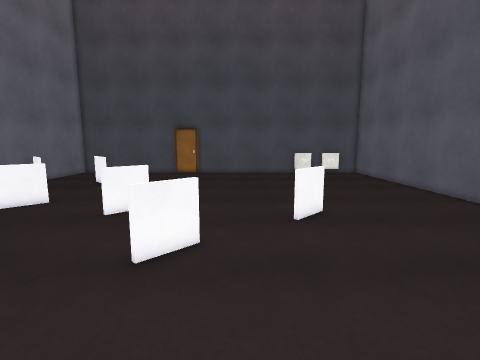
[1] (above)

16 first-person views from a walk through a 3-D level made in the Unity game engine. The camera is 1.5 m above the floor, tilts 8° down and sees 85° across. The floor is counted in squares, 0.5 m on a side. Each view is taken from the middle of a square. On the plan, view 1 faces up. The plan holds only what a view shows up to about 19 squares ahead; the rest is blank. The player is left out. Surface patterns are stand-ins for the level's own textures.

[2]
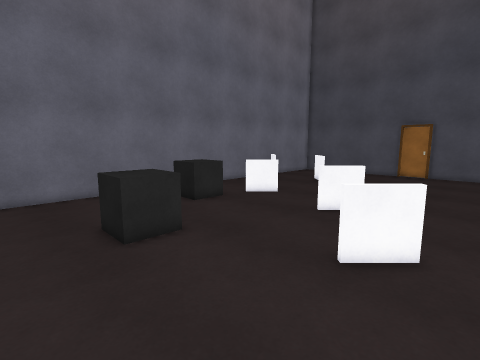

[3]
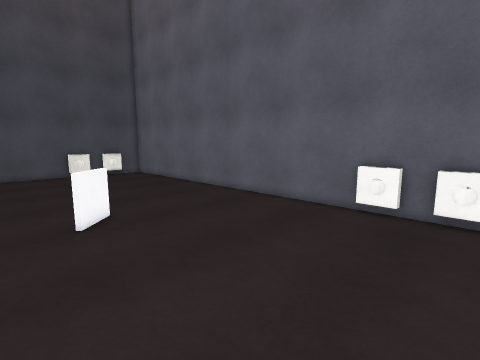

[4]
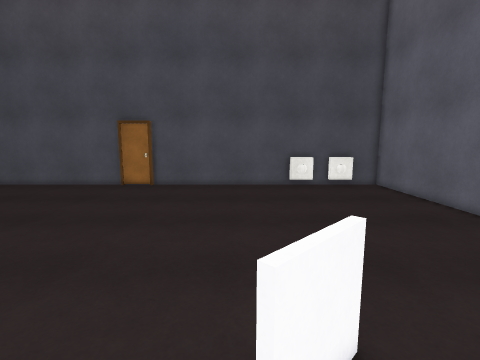

[5]
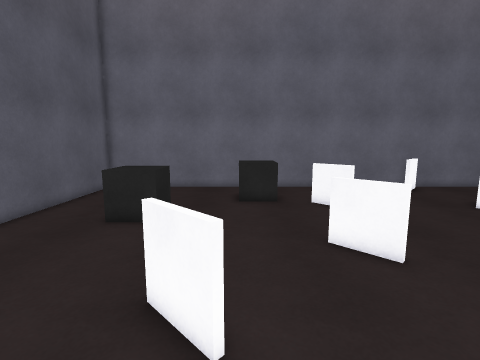

[6]
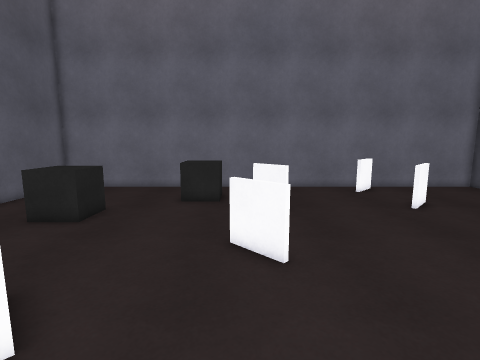

[7]
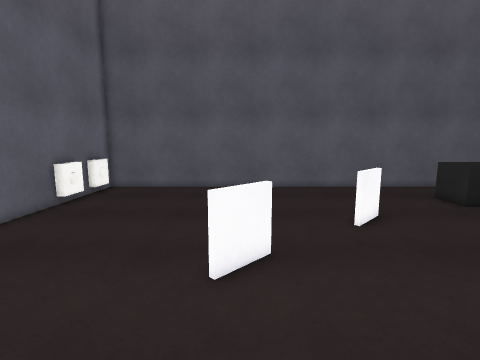

[8]
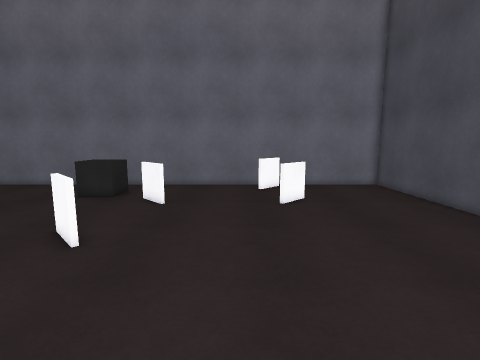

[9]
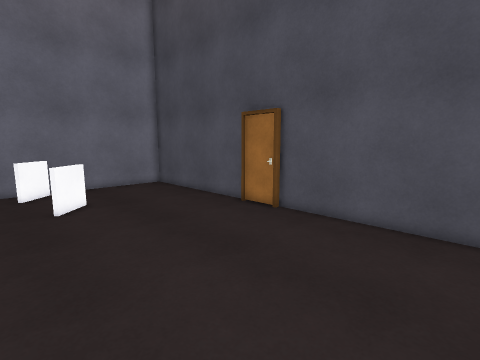

[10]
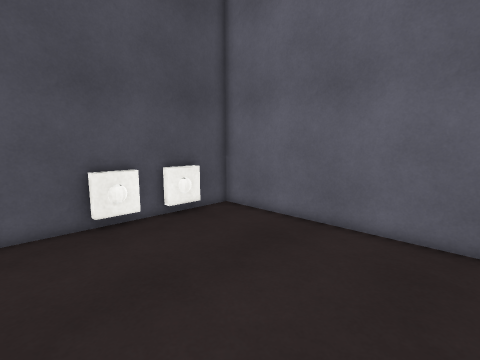

[11]
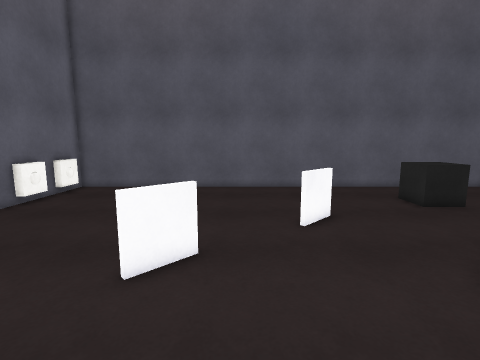

[12]
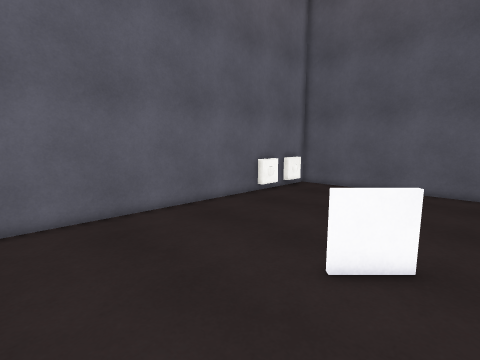

[13]
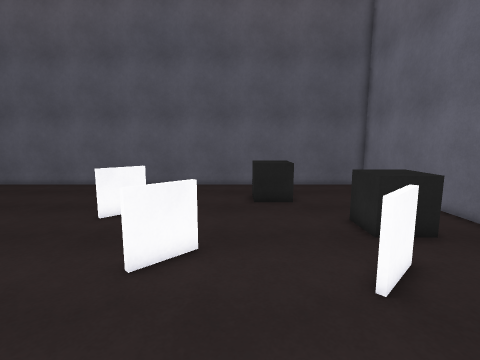

[14]
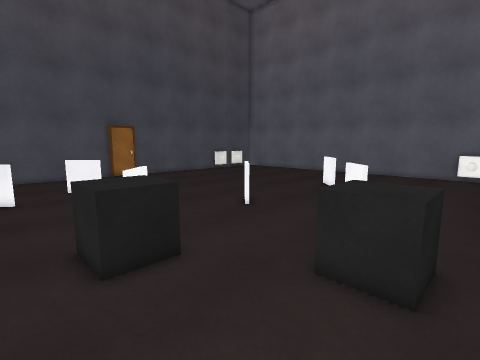

[15]
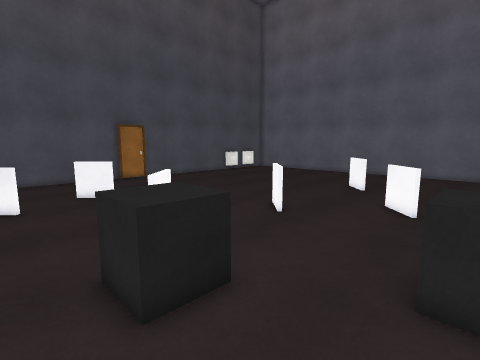

[16]
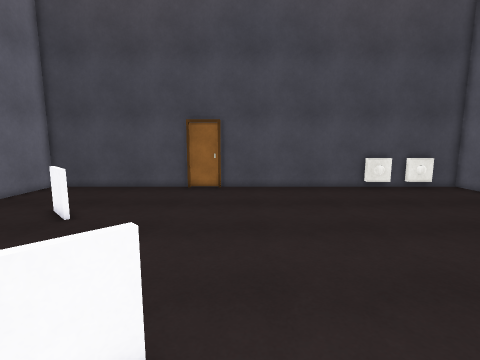

### Floor plan
Points are (right, up) in squares from view 1. A wall is a line through its corners. A room is listed if a view was taken in it or the views show most of it. See-through windows are left out.
Room 1 (views 1, 2, 3, 4, 5, 6, 7, 8, 9, 10, 11, 12, 13, 14, 15, 16)
walls: (-4.2, 26.8) (-6.6, 26.8); (-6.5, 27) (-16, 27) (-16, -1) (12, -1) (12, 27) (-4.4, 27)
low walls: (-4.2, 12.2) (-5.7, 10.7); (-5.8, 10.8) (-4.3, 12.3); (2.1, 10.1) (3.6, 11.6); (-1.1, 7.7) (-2.6, 6.2); (3.8, 11.5) (2.3, 10); (-2.8, 6.4) (-1.3, 7.9); (-9.7, 13.1) (-11.2, 11.6); (-11.4, 11.7) (-9.9, 13.2); (-9.9, 18.9) (-11.4, 20.4); (-11.2, 20.6) (-9.7, 19.1); (-14, 18.1) (-14.8, 18.9); (-15.4, 19.8) (-13.9, 18.3)
objects: other object (-13, 8) to (-11, 10); other object (-10, 3) to (-8, 5); other object (6, 26) to (6, 27); other object (9, 26) to (9, 27); other object (11, 1) to (12, 1); other object (11, 4) to (12, 4)

Where each view was taken, in squares from view 1:
view 1: 0 up, 0 right, facing up
view 2: 0 up, 0 right, facing up-left
view 3: 0 up, 0 right, facing up-right
view 4: 8 up, 2 right, facing up
view 5: 8 up, 2 right, facing left
view 6: 11 up, 2 right, facing left
view 7: 17 up, 3 right, facing down
view 8: 17 up, 3 right, facing left
view 9: 17 up, 3 right, facing up-left
view 10: 17 up, 3 right, facing up-right
view 11: 17 up, 1 right, facing down
view 12: 17 up, 1 right, facing down-right
view 13: 18 up, 7 left, facing down
view 14: 2 up, 15 left, facing up-right
view 15: 4 up, 15 left, facing up-right
view 16: 9 up, 3 left, facing up
